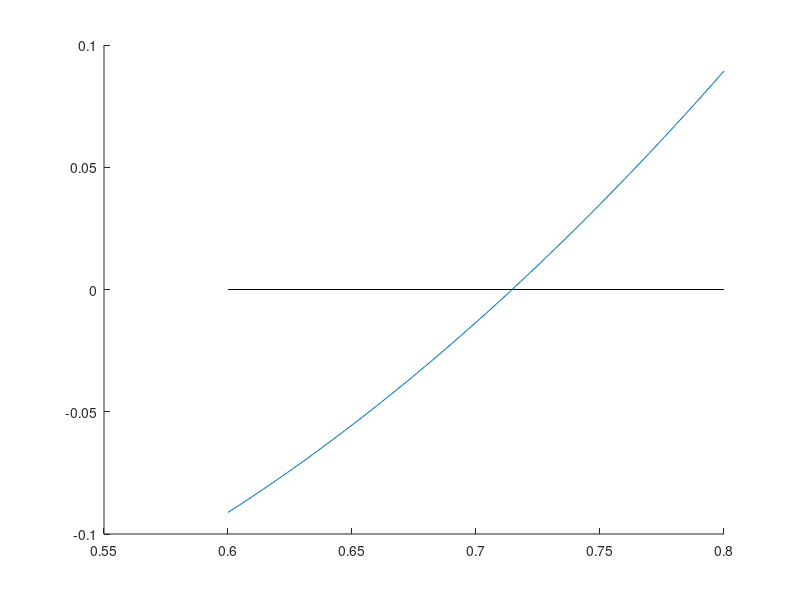

Write MATLAB code to recreate this figure.
a = 0.6;
b = 0.8;
funs1 = 'x.^(2)-1+exp(-x)';
n = 101;
fun1 = inline(funs1);
x = linspace(a, b, n);
y1 = fun1(x);
hold on
plot([a,b],[0,0],'k-')

plot(x,y1)
hold off

% sol1=0
% sol2=tra 0.7 e 0.75
